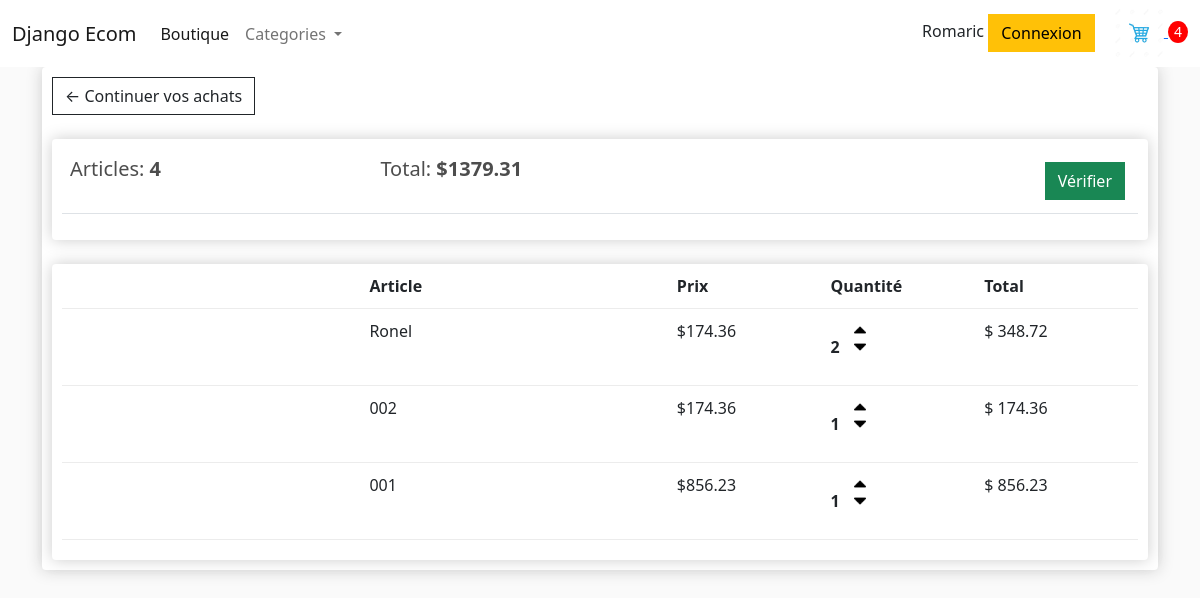
The app's page /panier/ (signed in) with its own data.
### shop/models.py (models this page shows, shortened)
class Commande(models.Model):
    client = models.ForeignKey(
        "shop.Client",
        verbose_name=_("the customer who places the order"),
        on_delete=models.SET_NULL,
        null=True,
        blank=True,
    )
    date_commande = models.DateField(
        _("The date which the order is placed"), auto_now_add=True
    )
    complete = models.BooleanField(
        _("Designed if the order is completed or not"),
        default=False,
        null=True,
        blank=True,
    )
    status = models.CharField(_("The status of the commande"), max_length=200)
    transaction_id = models.CharField(
        _("The ID of the transaction"), max_length=200, null=True, blank=True
    )
    total_trans = models.DecimalField(
        _("The total price of the transaction"),
        max_digits=10,
        decimal_places=2,
        null=True,
        blank=True,
    )
    @property
    def get_panier_total(self):
        articles = self.commandearticle_set.all()  # type: ignore
        total = sum(article.get_total for article in articles)
        return total
    @property
    def get_panier_article(self):
        articles = self.commandearticle_set.all()  # type: ignore
        total = sum(article.quantite for article in articles)
        return total
    class Meta:
        verbose_name = _("Order")
        verbose_name_plural = _("Orders")

class CommandeArticle(models.Model):
    produit = models.ForeignKey(
        "shop.Produit",
        verbose_name=_("The articles"),
        on_delete=models.SET_NULL,
        null=True,
        blank=True,
    )
    commande = models.ForeignKey(
        "shop.Commande",
        verbose_name=_("The order"),
        on_delete=models.SET_NULL,
        null=True,
        blank=True,
    )
    quantite = models.IntegerField(
        _("The quantity of a article"), null=True, blank=True
    )
    date_added = models.DateTimeField(_("The date who it's added"), auto_now_add=True)
    @property
    def get_total(self):
        total = self.produit.price * self.quantite  # type: ignore
        return total
    class Meta:
        verbose_name = "ItemOrder"
        verbose_name_plural = "ItemOrders"

class Produit(models.Model):
    category = models.ForeignKey(
        "shop.Category",
        verbose_name=_("The category of the product"),
        on_delete=models.SET_NULL,
        null=True,
        blank=True,
    )
    name = models.CharField(_("The name of the product"), max_length=100, null=True)
    price = models.DecimalField(
        _("The price of the product"), max_digits=10, decimal_places=2
    )
    digital = models.BooleanField(
        _("Designed if the product is digital or not"), null=True, blank=True
    )
    image = models.ImageField(
        _("The image for the product presentation"),
        null=True,
        blank=True,
        upload_to="shop",
    )
    date_ajout = models.DateTimeField(
        _("The date of the product created"), auto_now_add=True
    )
    @property
    def imageUrl(self):
        try:
            url = self.image.url
        except:
            url = ""
        return url
    class Meta:
        verbose_name = "Product"
        verbose_name_plural = "Products"
        ordering = ["price"]

### shop/views.py (the view)
# urls.py: path("panier/", panier, name="panier"),
def panier(request, *args, **kwargs):
    if request.user.is_authenticated:
        client = request.user.client
        commande, created = Commande.objects.get_or_create(
            client=client, complete=False
        )
        articles = commande.commandearticle_set.all()  # type: ignore
        nombre_article = commande.get_panier_article
    else:
        articles = []
        commande = {"get_panier_total": 0, "get_panier_article": 0}
        nombre_article = commande["get_panier_article"]
    context = {
        "articles": articles,
        "commande": commande,
        "nombre_article": nombre_article,
    }
    return render(request, "panier.html", context)

### shop/templates/panier.html (shortened to what this page needs)
{% extends "base.html" %} {% load static %}
{% block content %}
<div class="row">
    <div class="col-lg-12">
        <div class="box-element">
            <a href="/" class="btn btn-outline-dark">&#x2190; Continuer vos achats</a>
            <br /><br />
            <div class="box-element">
                <table class="table">
                    <tr>
                        <th>
                            <h5>
                                Articles: <strong>{{commande.get_panier_article}}</strong>
                            </h5>
                        </th>
                        <th>
                            <h5>Total: <strong>${{commande.get_panier_total}}</strong></h5>
                        </th>
                        <th>
                            <a style="float: right; margin: 5px" href="{%	url	'shop:commande'	%}"
                                class="btn btn-success">
                                Vérifier</a>
                        </th>
                    </tr>
                </table>
            </div>
            <br />
            <div class="box-element">
                <div class="panier-row">
                    <div style="flex: 2"></div>
                    <div style="flex: 2"><strong>Article</strong></div>
                    <div style="flex: 1"><strong>Prix</strong></div>
                    <div style="flex: 1"><strong>Quantité</strong></div>
                    <div style="flex: 1"><strong>Total</strong></div>
                </div>
                {% for article in articles %}
                <div class="panier-row">
                    <div style="flex: 2">
                    </div>
                    <div style="flex: 2">{{article.produit.name}}</div>
                    <div style="flex: 1">${{article.produit.price}}</div>
                    <div style="flex: 1">
                        <p class="quantite">{{article.quantite}}</p>
                        <div class="quantite">
                            <img class="chg-quantite update-panier" data-produit="{{article.produit.pk}}"
                                data-action="add" src="{%	static	'images/arrow-up.png'	%}" alt="" />
                            <img class="chg-quantite update-panier" data-produit="{{article.produit.pk}}"
                                data-action="remove" src="{%		static	'images/arrow-down.png'	%}" alt="" />
                        </div>
                    </div>
                    <div style="flex: 1">$ {{article.get_total}}</div>
                </div>
                {% endfor %}
            </div>
        </div>
    </div>
    {% endblock content %}

### templates/base.html (shortened to what this page needs)
{% load static %}
<!DOCTYPE html>
<html lang="en">
<head>
    <link href="https://cdn.jsdelivr.net/npm/bootstrap@5.2.2/dist/css/bootstrap.min.css" rel="stylesheet"
>
    <link rel="stylesheet" type="text/css" href="{%	static	'css/main.css'	%}">
</head>
<body>
    <nav class="navbar navbar-expand-lg  bg-white">
        <div class="container-fluid">
            <a class="navbar-brand" href="{% url 'shop:shop' %}">Django Ecom</a>
            <div class="collapse navbar-collapse" id="navbarSupportedContent">
                <ul class="navbar-nav me-auto mb-2 mb-lg-0">
                    <li class="nav-item">
                        <a class="nav-link active" aria-current="page" href="{% url 'shop:shop' %}">Boutique</a>
                    </li>
                    <li class="nav-item dropdown">
                        <a class="nav-link dropdown-toggle" href="#" role="button" data-bs-toggle="dropdown"
                            aria-expanded="false">
                            Categories
                        </a>
                    </li>
                </ul>
                <div class="form-inline my-2 my-lg-0">
                    {{request.user}}
                    <a href="#" class="btn btn-warning">Connexion</a>
                    <a href="{% url 'shop:panier' %}">
                        <img id="icon-panier" src="{% static 'images/panier.png' %}" alt="">
                    </a>
                    <p id="total-panier">{{ nombre_article }}</p>
                </div>
            </div>
        </div>
    </nav>
    <div class="container">
        {% block content %}
        {% endblock content %}
    </div>
</body>
</html>

### shop/static/css/main.css (style rules this page uses)
body { background-color: hsl(0, 0%, 98%); }
h1, h2, h3, h4, h5, h6 { color: hsl(0, 0%, 30%); }
.box-element { box-shadow: hsl(0, 0%, 80%) 0 0 16px; background-color: #fff; border-radius: 4px; padding: 10px; }
#icon-panier { width: 50px; display: inline-block; margin-left: 15px; }
#total-panier { display: inline-block; text-align: center; color: #fff; background-color: red; width: 20px; height: 22px; border-radius: 50%; font-size: 14px; }
.btn { border-radius: 0; }
.panier-row { display: flex; align-items: flex-stretch; padding-bottom: 10px; margin-bottom: 10px; border-bottom: 1px solid #ececec; }
.quantite { display: inline-block; font-weight: 700; padding-right: 10px; }
.chg-quantite { width: 12px; cursor: pointer; display: block; margin-top: 5px; transition: .1s; }

### records on screen
Commande: get_panier_article "4", get_panier_total "1379.31"
CommandeArticle: produit.name "Ronel", produit.price "174.36", quantite "2", get_total "348.72"
CommandeArticle: produit.name "002", produit.price "174.36", quantite "1", get_total "174.36"
CommandeArticle: produit.name "001", produit.price "856.23", quantite "1", get_total "856.23"

### other values on screen
{{ request.user }} "Romaric"
{{ nombre_article }} "4"
